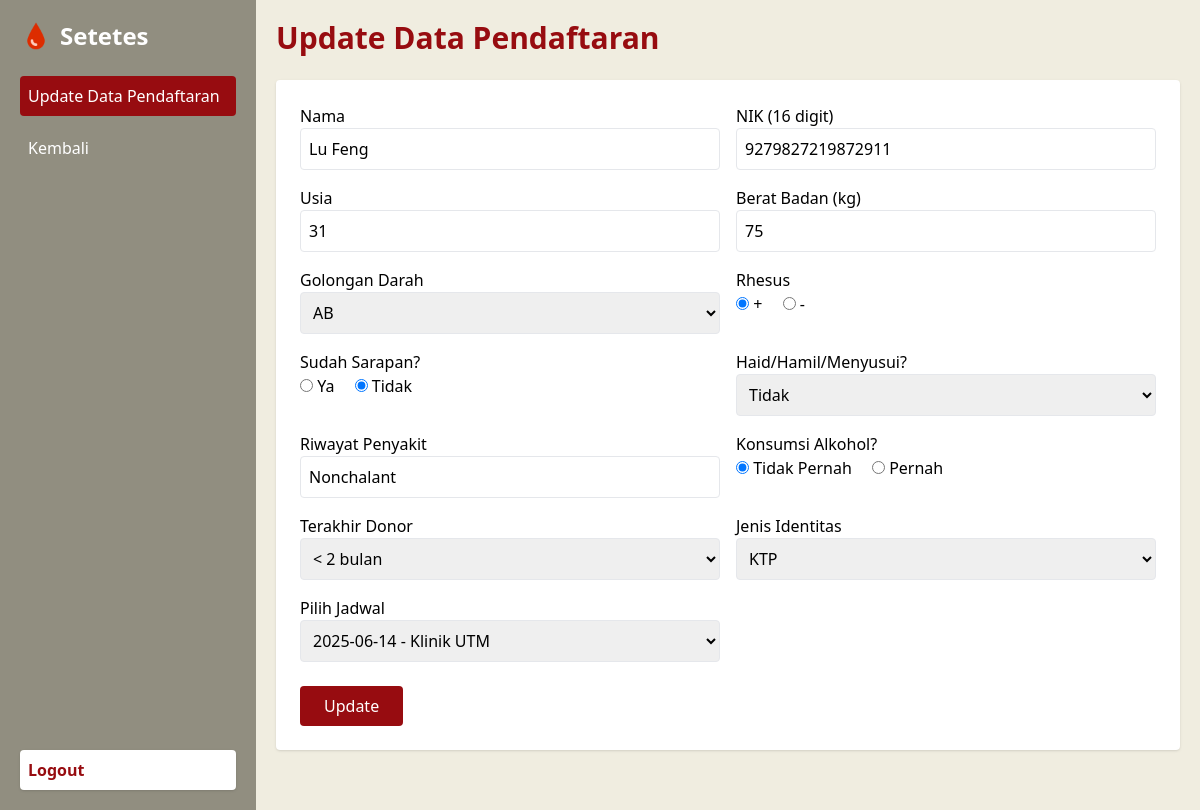
Page /menus/update.php?id=5 on the committed database.
### tables this page shows
CREATE TABLE `pendaftaran` (
  `id` int(11) NOT NULL,
  `nama` varchar(100) NOT NULL,
  `nik` char(16) NOT NULL,
  `usia` int(11) NOT NULL,
  `berat_badan` float NOT NULL,
  `gol_darah` enum('A','B','AB','O') NOT NULL,
  `rhesus` enum('+','-') NOT NULL,
  `sudah_sarapan` enum('Ya','Tidak') NOT NULL,
  `haid_hamil_menyusui` enum('Tidak','Haid','Hamil','Menyusui') NOT NULL,
  `penyakit` text DEFAULT NULL,
  `konsumsi_alkohol` enum('Tidak Pernah','Pernah') NOT NULL,
  `terakhir_donor` enum('Pertama kali','< 2 bulan','> 2 bulan') NOT NULL,
  `jenis_identitas` enum('KTP','SIM','Kartu Pelajar','KTM') NOT NULL,
  `jadwal_id` int(11) DEFAULT NULL,
  `status` enum('Lolos','Gagal') NOT NULL,
  `alasan_gagal` text DEFAULT NULL
);

### menus/update.php (the view, shortened to what this page needs)
<?php
require '../config/db.php';
$id = (int)$_GET['id'];
$stmt = $conn->prepare("SELECT * FROM pendaftaran WHERE id = ?");
$stmt->bind_param("i", $id);
$stmt->execute();
$result = $stmt->get_result();
$data = $result->fetch_assoc();
$today = date('Y-m-d');
$query_jadwal = $conn->prepare("SELECT * FROM jadwal WHERE tanggal >= ? ORDER BY tanggal ASC");
$query_jadwal->bind_param("s", $today);
$query_jadwal->execute();
$result_jadwal = $query_jadwal->get_result();
?>
<!DOCTYPE html>
<html lang="en">
<head>
    <script src="https://cdn.tailwindcss.com"></script>
</head>
<body style="background-color: #f0ede0;">
    <div class="flex flex-col md:flex-row min-h-screen">
        <aside class="w-full md:w-64 bg-[#918e80] p-5 text-white z-10 flex flex-col">
            <div class="flex items-center gap-2 mb-6">
                <img src="../assets/blood.png" alt="Logo" class="w-8 h-8">
                <h2 class="text-2xl font-bold font" id="main">Setetes</h2>
            </div>
            <div class="flex-1 space-y-3">
                <a href="#main" class="block p-2 rounded bg-[#970c10] transition">Update Data Pendaftaran</a>
                <a href="pendaftaran.php" class="block p-2 rounded hover:bg-[#970c10] transition">Kembali</a>
            </div>
            <a href="../auth/logout.php"
            class="block mt-4 bg-white text-[#970c10] font-semibold p-2 rounded shadow hover:bg-[#970c10] hover:text-white transition">Logout</a>
        </aside>
        <main class="flex-1 p-5 mt-4 md:mt-0">
            <h1 class="text-3xl font-bold text-[#970c10] mb-6">Update Data Pendaftaran</h1>
            <form method="POST" action="" class="bg-white p-6 rounded shadow mb-10">
                <div class="grid grid-cols-1 md:grid-cols-2 gap-4">
                    <div>
                        <label class="block font-medium">Nama</label>
                        <input type="text" name="nama" value="<?= htmlspecialchars($data['nama']) ?>" required class="border p-2 rounded w-full">
                    </div>
                    <div>
                        <label class="block font-medium">NIK (16 digit)</label>
                        <input name="nik" maxlength="16" minlength="16" value="<?= htmlspecialchars($data['nik']) ?>" required class="border p-2 rounded w-full">
                    </div>
                    <div>
                        <label class="block font-medium">Usia</label>
                        <input type="number" name="usia" value="<?= htmlspecialchars($data['usia']) ?>" required class="border p-2 rounded w-full">
                    </div>
                    <div>
                        <label class="block font-medium">Berat Badan (kg)</label>
                        <input type="number" name="berat_badan" step="0.1" value="<?= htmlspecialchars($data['berat_badan']) ?>" required class="border p-2 rounded w-full">
                    </div>
                    <div>
                        <label class="block font-medium">Golongan Darah</label>
                        <select name="gol_darah" required class="border p-2 rounded w-full">
                            <?php foreach (['A', 'B', 'AB', 'O'] as $gol): ?>
                                <option value="<?= $gol ?>" <?= $data['gol_darah'] == $gol ? 'selected' : '' ?>><?= $gol ?></option>
                            <?php endforeach; ?>
                        </select>
                    </div>
                    <div>
                        <span class="block font-medium">Rhesus</span>
                        <label><input type="radio" name="rhesus" value="+" <?= $data['rhesus'] == '+' ? 'checked' : '' ?> required> +</label>
                        <label class="ml-4"><input type="radio" name="rhesus" value="-" <?= $data['rhesus'] == '-' ? 'checked' : '' ?> required> -</label>
                    </div>
                    <div>
                        <span class="block font-medium">Sudah Sarapan?</span>
                        <label><input type="radio" name="sudah_sarapan" value="Ya" <?= $data['sudah_sarapan'] == 'Ya' ? 'checked' : '' ?> required> Ya</label>
                        <label class="ml-4"><input type="radio" name="sudah_sarapan" value="Tidak" <?= $data['sudah_sarapan'] == 'Tidak' ? 'checked' : '' ?> required> Tidak</label>
                    </div>
                    <div>
                        <label class="block font-medium">Haid/Hamil/Menyusui?</label>
                        <select name="haid_hamil_menyusui" required class="border p-2 rounded w-full">
                            <?php foreach (['Tidak', 'Haid', 'Hamil', 'Menyusui'] as $opt): ?>
                                <option value="<?= $opt ?>" <?= $data['haid_hamil_menyusui'] == $opt ? 'selected' : '' ?>><?= $opt ?></option>
                            <?php endforeach; ?>
                        </select>
                    </div>
                    <div>
                        <label class="block font-medium">Riwayat Penyakit</label>
                        <input name="penyakit" value="<?= htmlspecialchars($data['penyakit']) ?>" class="border p-2 rounded w-full">
                    </div>
                    <div>
                        <span class="block font-medium">Konsumsi Alkohol?</span>
                        <label><input type="radio" name="konsumsi_alkohol" value="Tidak Pernah" <?= $data['konsumsi_alkohol'] == 'Tidak Pernah' ? 'checked' : '' ?> required> Tidak Pernah</label>
                        <label class="ml-4"><input type="radio" name="konsumsi_alkohol" value="Pernah" <?= $data['konsumsi_alkohol'] == 'Pernah' ? 'checked' : '' ?> required> Pernah</label>
                    </div>
                    <div>
                        <label class="block font-medium">Terakhir Donor</label>
                        <select name="terakhir_donor" required class="border p-2 rounded w-full">
                            <?php foreach (['Pertama kali', '< 2 bulan', '> 2 bulan'] as $opt): ?>
                                <option value="<?= $opt ?>" <?= $data['terakhir_donor'] == $opt ? 'selected' : '' ?>><?= $opt ?></option>
                            <?php endforeach; ?>
                        </select>
                    </div>
                    <div>
                        <label class="block font-medium">Jenis Identitas</label>
                        <select name="jenis_identitas" required class="border p-2 rounded w-full">
                            <?php foreach (['KTP', 'SIM', 'Kartu Pelajar', 'KTM'] as $opt): ?>
                                <option value="<?= $opt ?>" <?= $data['jenis_identitas'] == $opt ? 'selected' : '' ?>><?= $opt ?></option>
                            <?php endforeach; ?>
                        </select>
                    </div>
                    <div>
                        <label class="block font-medium">Pilih Jadwal</label>
                        <select name="jadwal_id" required class="border p-2 rounded w-full">
                            <?php while ($jadwal = $result_jadwal->fetch_assoc()): ?>
                                <?php
                                $label = $jadwal['tanggal'] == $today ? '(Hari Ini)' : '';
                                $selected = $data['jadwal_id'] == $jadwal['id'] ? 'selected' : '';
                                ?>
                                <option value="<?= $jadwal['id'] ?>" <?= $selected ?>>
                                    <?= "{$jadwal['tanggal']} - {$jadwal['lokasi']} $label" ?>
                                </option>
                            <?php endwhile; ?>
                        </select>
                    </div>
                </div>
                <div class="mt-6">
                    <button type="submit" class="bg-[#970c10] text-white px-6 py-2 rounded">Update</button>
                </div>
            </form>
        </main>
    </div>
</body>
</html>

### rows in the picture
pendaftaran: nama "Lu Feng", nik "9279827219872911", usia "31", berat_badan "75", gol_darah "AB", rhesus "☑ +", rhesus "☐ -", sudah_sarapan "☐ Ya", sudah_sarapan "☑ Tidak", haid_hamil_menyusui "Tidak", penyakit "Nonchalant", konsumsi_alkohol "☑ Tidak Pernah", konsumsi_alkohol "☐ Pernah", terakhir_donor "< 2 bulan", jenis_identitas "KTP"

### other values in the picture
form field jadwal_id "2025-06-14 - Klinik UTM"
